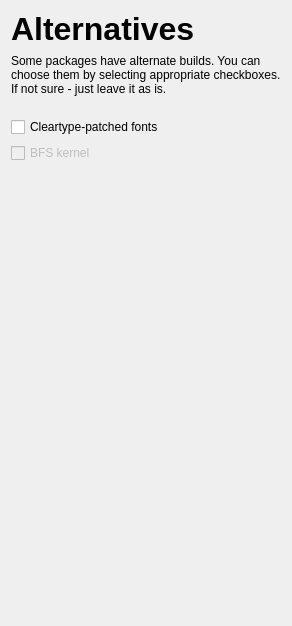
      <widget class="QWidget" name="page_3">
       <layout class="QVBoxLayout" name="verticalLayout_43">
        <item>
         <layout class="QHBoxLayout" name="horizontalLayout_45">
          <item>
           <widget class="QLabel" name="label_61">
            <property name="text">
             <string>&lt;!DOCTYPE HTML PUBLIC &quot;-//W3C//DTD HTML 4.0//EN&quot; &quot;http://www.w3.org/TR/REC-html40/strict.dtd&quot;&gt;
&lt;html&gt;&lt;head&gt;&lt;meta name=&quot;qrichtext&quot; content=&quot;1&quot; /&gt;&lt;style type=&quot;text/css&quot;&gt;
p, li { white-space: pre-wrap; }
&lt;/style&gt;&lt;/head&gt;&lt;body style=&quot; font-family:'Droid Sans'; font-size:10pt; font-weight:400; font-style:normal;&quot;&gt;
&lt;p style=&quot; margin-top:0px; margin-bottom:0px; margin-left:0px; margin-right:0px; -qt-block-indent:0; text-indent:0px;&quot;&gt;&lt;span style=&quot; font-family:'Tahoma'; font-size:24pt; font-weight:600;&quot;&gt;Alternatives&lt;/span&gt;&lt;/p&gt;&lt;/body&gt;&lt;/html&gt;</string>
            </property>
            <property name="wordWrap">
             <bool>false</bool>
            </property>
           </widget>
          </item>
          <item>
           <spacer name="horizontalSpacer_33">
            <property name="orientation">
             <enum>Qt::Horizontal</enum>
            </property>
            <property name="sizeHint" stdset="0">
             <size>
              <width>40</width>
              <height>20</height>
             </size>
            </property>
           </spacer>
          </item>
          <item>
           <layout class="QVBoxLayout" name="verticalLayout_42">
            <item>
             <spacer name="verticalSpacer_42">
              <property name="orientation">
               <enum>Qt::Vertical</enum>
              </property>
              <property name="sizeType">
               <enum>QSizePolicy::Fixed</enum>
              </property>
              <property name="sizeHint" stdset="0">
               <size>
                <width>20</width>
                <height>9</height>
               </size>
              </property>
             </spacer>
            </item>
            <item>
             <widget class="QLabel" name="label_62">
              <property name="text">
               <string/>
              </property>
              <property name="pixmap">
               <pixmap resource="mainwindow.qrc">:/setupRoots/icons/agilia_installer_head.png</pixmap>
              </property>
             </widget>
            </item>
           </layout>
          </item>
         </layout>
        </item>
        <item>
         <widget class="QLabel" name="label_63">
          <property name="text">
           <string>Some packages have alternate builds. You can choose them by selecting appropriate checkboxes. If not sure - just leave it as is.</string>
          </property>
          <property name="wordWrap">
           <bool>true</bool>
          </property>
         </widget>
        </item>
        <item>
         <spacer name="verticalSpacer_41">
          <property name="orientation">
           <enum>Qt::Vertical</enum>
          </property>
          <property name="sizeType">
           <enum>QSizePolicy::Fixed</enum>
          </property>
          <property name="sizeHint" stdset="0">
           <size>
            <width>20</width>
            <height>15</height>
           </size>
          </property>
         </spacer>
        </item>
        <item>
         <widget class="QCheckBox" name="altCleartypeCheckBox">
          <property name="text">
           <string>Cleartype-patched fonts</string>
          </property>
         </widget>
        </item>
        <item>
         <widget class="QCheckBox" name="altBFSCheckBox">
          <property name="enabled">
           <bool>false</bool>
          </property>
          <property name="text">
           <string>BFS kernel</string>
          </property>
         </widget>
        </item>
        <item>
         <spacer name="verticalSpacer_43">
          <property name="orientation">
           <enum>Qt::Vertical</enum>
          </property>
          <property name="sizeHint" stdset="0">
           <size>
            <width>20</width>
            <height>452</height>
           </size>
          </property>
         </spacer>
        </item>
       </layout>
      </widget>
